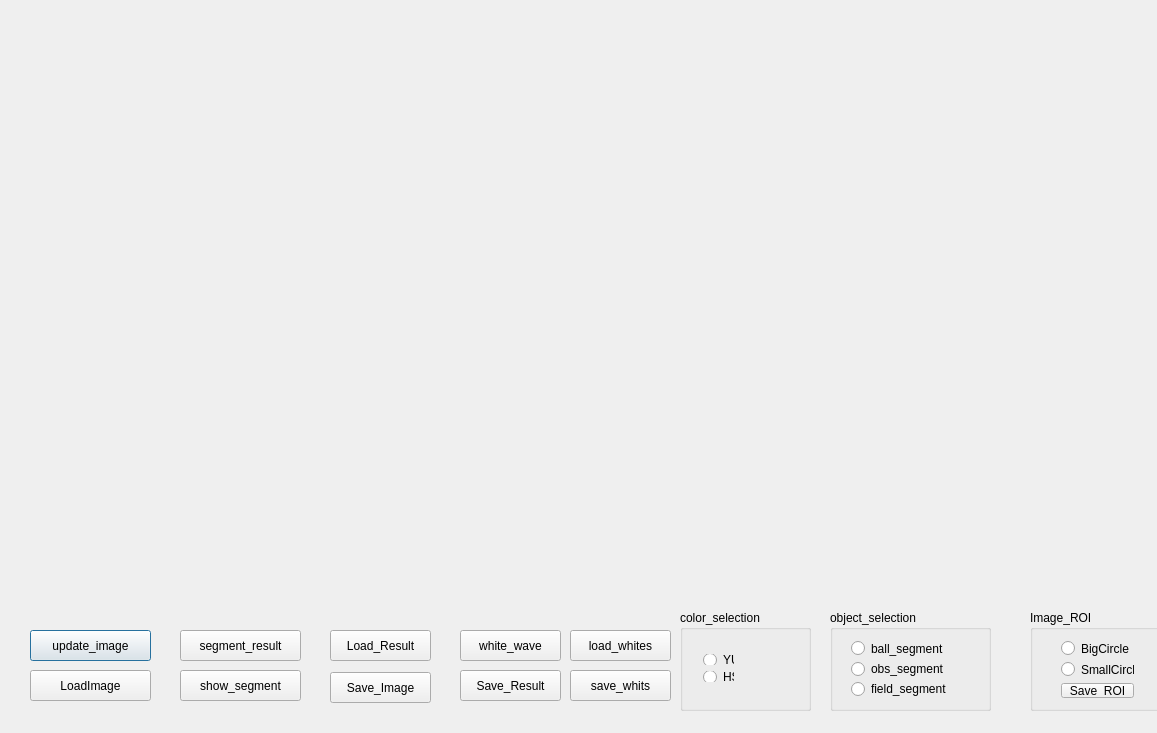
<?xml version="1.0" encoding="UTF-8"?>
<ui version="4.0">
 <class>Dialog</class>
 <widget class="QDialog" name="Dialog">
  <property name="geometry">
   <rect>
    <x>0</x>
    <y>0</y>
    <width>1157</width>
    <height>733</height>
   </rect>
  </property>
  <property name="windowTitle">
   <string>Dialog</string>
  </property>
  <widget class="QPushButton" name="receive_image_btn">
   <property name="geometry">
    <rect>
     <x>30</x>
     <y>630</y>
     <width>121</width>
     <height>31</height>
    </rect>
   </property>
   <property name="text">
    <string>update_image</string>
   </property>
  </widget>
  <widget class="QPushButton" name="loadImage_Btn">
   <property name="geometry">
    <rect>
     <x>30</x>
     <y>670</y>
     <width>121</width>
     <height>31</height>
    </rect>
   </property>
   <property name="text">
    <string>LoadImage</string>
   </property>
  </widget>
  <widget class="QGroupBox" name="Color_Box">
   <property name="geometry">
    <rect>
     <x>680</x>
     <y>610</y>
     <width>131</width>
     <height>101</height>
    </rect>
   </property>
   <property name="title">
    <string>color_selection</string>
   </property>
   <widget class="QWidget" name="layoutWidget">
    <property name="geometry">
     <rect>
      <x>12</x>
      <y>33</y>
      <width>53</width>
      <height>50</height>
     </rect>
    </property>
    <layout class="QVBoxLayout" name="verticalLayout_3">
     <item>
      <widget class="QRadioButton" name="YUV_RadioBtn">
       <property name="text">
        <string>YUV</string>
       </property>
      </widget>
     </item>
     <item>
      <widget class="QRadioButton" name="HSI_RadioBtn">
       <property name="text">
        <string>HSI</string>
       </property>
      </widget>
     </item>
    </layout>
   </widget>
  </widget>
  <widget class="QGroupBox" name="Object_Box">
   <property name="geometry">
    <rect>
     <x>830</x>
     <y>610</y>
     <width>161</width>
     <height>101</height>
    </rect>
   </property>
   <property name="title">
    <string>object_selection</string>
   </property>
   <widget class="QWidget" name="layoutWidget">
    <property name="geometry">
     <rect>
      <x>10</x>
      <y>20</y>
      <width>119</width>
      <height>77</height>
     </rect>
    </property>
    <layout class="QVBoxLayout" name="verticalLayout">
     <item>
      <widget class="QRadioButton" name="ball_seg_Btn">
       <property name="text">
        <string>ball_segment</string>
       </property>
      </widget>
     </item>
     <item>
      <widget class="QRadioButton" name="obs_seg_Btn">
       <property name="text">
        <string>obs_segment</string>
       </property>
      </widget>
     </item>
     <item>
      <widget class="QRadioButton" name="field_segment_Btn">
       <property name="contextMenuPolicy">
        <enum>Qt::ActionsContextMenu</enum>
       </property>
       <property name="text">
        <string>field_segment</string>
       </property>
      </widget>
     </item>
    </layout>
   </widget>
  </widget>
  <widget class="QPushButton" name="segment_result_btn">
   <property name="geometry">
    <rect>
     <x>180</x>
     <y>630</y>
     <width>121</width>
     <height>31</height>
    </rect>
   </property>
   <property name="text">
    <string>segment_result</string>
   </property>
  </widget>
  <widget class="QGroupBox" name="Image_ROI_Box">
   <property name="geometry">
    <rect>
     <x>1030</x>
     <y>610</y>
     <width>131</width>
     <height>101</height>
    </rect>
   </property>
   <property name="title">
    <string>Image_ROI</string>
   </property>
   <widget class="QWidget" name="layoutWidget">
    <property name="geometry">
     <rect>
      <x>20</x>
      <y>20</y>
      <width>95</width>
      <height>79</height>
     </rect>
    </property>
    <layout class="QVBoxLayout" name="verticalLayout_2">
     <item>
      <widget class="QRadioButton" name="BigCircle_Btn">
       <property name="text">
        <string>BigCircle</string>
       </property>
      </widget>
     </item>
     <item>
      <widget class="QRadioButton" name="SmallCircle_Btn">
       <property name="contextMenuPolicy">
        <enum>Qt::DefaultContextMenu</enum>
       </property>
       <property name="text">
        <string>SmallCircle</string>
       </property>
      </widget>
     </item>
     <item>
      <widget class="QPushButton" name="Save_ROI_Btn">
       <property name="text">
        <string>Save_ROI</string>
       </property>
      </widget>
     </item>
    </layout>
   </widget>
  </widget>
  <widget class="QPushButton" name="Save_Result_Btn">
   <property name="geometry">
    <rect>
     <x>460</x>
     <y>670</y>
     <width>101</width>
     <height>31</height>
    </rect>
   </property>
   <property name="text">
    <string>Save_Result</string>
   </property>
  </widget>
  <widget class="QPushButton" name="Load_Result_Btn">
   <property name="geometry">
    <rect>
     <x>330</x>
     <y>630</y>
     <width>101</width>
     <height>31</height>
    </rect>
   </property>
   <property name="text">
    <string>Load_Result</string>
   </property>
  </widget>
  <widget class="QPushButton" name="white_wave_Btn">
   <property name="geometry">
    <rect>
     <x>460</x>
     <y>630</y>
     <width>101</width>
     <height>31</height>
    </rect>
   </property>
   <property name="focusPolicy">
    <enum>Qt::WheelFocus</enum>
   </property>
   <property name="text">
    <string>white_wave</string>
   </property>
  </widget>
  <widget class="QPushButton" name="show_segmentBtn">
   <property name="geometry">
    <rect>
     <x>180</x>
     <y>670</y>
     <width>121</width>
     <height>31</height>
    </rect>
   </property>
   <property name="text">
    <string>show_segment</string>
   </property>
  </widget>
  <widget class="QPushButton" name="Save_image_Btn">
   <property name="geometry">
    <rect>
     <x>330</x>
     <y>672</y>
     <width>101</width>
     <height>31</height>
    </rect>
   </property>
   <property name="text">
    <string>Save_Image</string>
   </property>
  </widget>
  <widget class="QPushButton" name="load_whites_Btn">
   <property name="geometry">
    <rect>
     <x>570</x>
     <y>630</y>
     <width>101</width>
     <height>31</height>
    </rect>
   </property>
   <property name="focusPolicy">
    <enum>Qt::WheelFocus</enum>
   </property>
   <property name="text">
    <string>load_whites</string>
   </property>
  </widget>
  <widget class="QPushButton" name="save_whits_Btn">
   <property name="geometry">
    <rect>
     <x>570</x>
     <y>670</y>
     <width>101</width>
     <height>31</height>
    </rect>
   </property>
   <property name="contextMenuPolicy">
    <enum>Qt::ActionsContextMenu</enum>
   </property>
   <property name="text">
    <string>save_whits</string>
   </property>
  </widget>
 </widget>
 <layoutdefault spacing="6" margin="11"/>
 <resources/>
 <connections/>
</ui>
